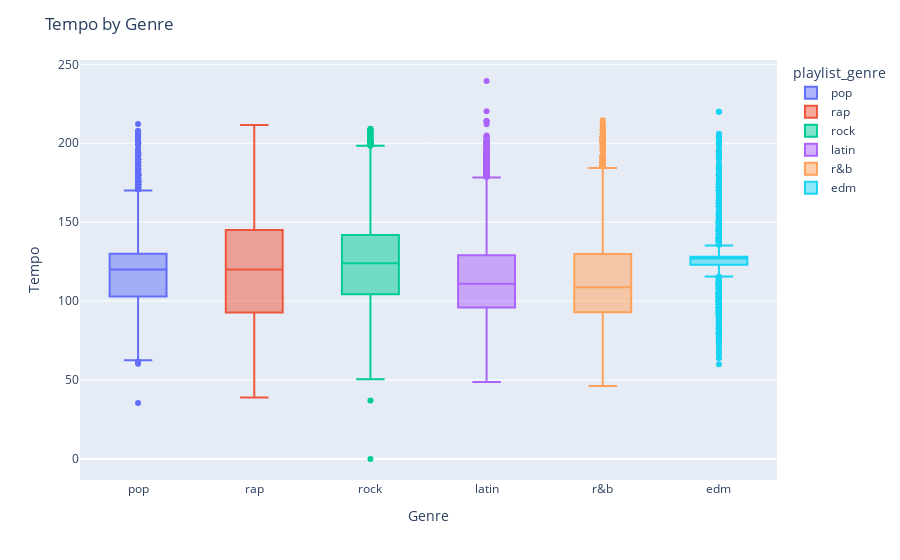

This figure's notebook cell:
### Markdown cell above
This is a graph showing the speechiness feature by genre. One noticeable thing about this data is that rap is more likely to have a higher speechiness than any other genre. Like how we did before for danceability and rock, we can do the same with rap and speechiness. Using KD trees we can more easily predict if a specific song is rap by measuring its speechiness. If it's speechiness is greater than 0.15, then the song's genre is more likely than not to be rap. Tangentially, the rock genre has the lowest value for speechiness of around 0.05, which allows us to have another factor for elimination or predictiion.

### Code cell
# Create a DataFrame with the tempo and playlist_genre columns from the df DataFrame
box_df = pd.DataFrame({"tempo": df["tempo"], "playlist_genre": df["playlist_genre"]})

# Create a box plot using the box_df DataFrame
fig = px.box(box_df, x="playlist_genre", y="tempo",color="playlist_genre")

# Update the plot title and axis labels
fig.update_layout(title="Tempo by Genre")
fig.update_layout(xaxis_title="Genre")
fig.update_layout(yaxis_title="Tempo")

# Show the plot
fig.show()

### Figure 1 — Plotly figure (JSON) as saved in the notebook; plotly's stock layout.template omitted (floating-point values rounded to 4 significant figures; data arrays with more than 128 entries replaced by an {"elided": "..."} marker saying what was removed)
{"data": [{"alignmentgroup": "True", "hovertemplate": "playlist_genre=%{x}<br>tempo=%{y}<extra></extra>", "legendgroup": "pop", "marker": {"color": "#636efa"}, "name": "pop", "notched": false, "offsetgroup": "pop", "orientation": "v", "showlegend": true, "type": "box", "x": {"elided": "5507 str values"}, "x0": " ", "xaxis": "x", "y": {"elided": "5507 float values"}, "y0": " ", "yaxis": "y"}, {"alignmentgroup": "True", "hovertemplate": "playlist_genre=%{x}<br>tempo=%{y}<extra></extra>", "legendgroup": "rap", "marker": {"color": "#EF553B"}, "name": "rap", "notched": false, "offsetgroup": "rap", "orientation": "v", "showlegend": true, "type": "box", "x": {"elided": "5746 str values"}, "x0": " ", "xaxis": "x", "y": {"elided": "5746 float values"}, "y0": " ", "yaxis": "y"}, {"alignmentgroup": "True", "hovertemplate": "playlist_genre=%{x}<br>tempo=%{y}<extra></extra>", "legendgroup": "rock", "marker": {"color": "#00cc96"}, "name": "rock", "notched": false, "offsetgroup": "rock", "orientation": "v", "showlegend": true, "type": "box", "x": {"elided": "4951 str values"}, "x0": " ", "xaxis": "x", "y": {"elided": "4951 float values"}, "y0": " ", "yaxis": "y"}, {"alignmentgroup": "True", "hovertemplate": "playlist_genre=%{x}<br>tempo=%{y}<extra></extra>", "legendgroup": "latin", "marker": {"color": "#ab63fa"}, "name": "latin", "notched": false, "offsetgroup": "latin", "orientation": "v", "showlegend": true, "type": "box", "x": {"elided": "5155 str values"}, "x0": " ", "xaxis": "x", "y": {"elided": "5155 float values"}, "y0": " ", "yaxis": "y"}, {"alignmentgroup": "True", "hovertemplate": "playlist_genre=%{x}<br>tempo=%{y}<extra></extra>", "legendgroup": "r&b", "marker": {"color": "#FFA15A"}, "name": "r&b", "notched": false, "offsetgroup": "r&b", "orientation": "v", "showlegend": true, "type": "box", "x": {"elided": "5431 str values"}, "x0": " ", "xaxis": "x", "y": {"elided": "5431 float values"}, "y0": " ", "yaxis": "y"}, {"alignmentgroup": "True", "hovertemplate": "playlist_genre=%{x}<br>tempo=%{y}<extra></extra>", "legendgroup": "edm", "marker": {"color": "#19d3f3"}, "name": "edm", "notched": false, "offsetgroup": "edm", "orientation": "v", "showlegend": true, "type": "box", "x": {"elided": "6043 str values"}, "x0": " ", "xaxis": "x", "y": {"elided": "6043 float values"}, "y0": " ", "yaxis": "y"}], "layout": {"boxmode": "overlay", "legend": {"title": {"text": "playlist_genre"}, "tracegroupgap": 0}, "margin": {"t": 60}, "title": {"text": "Tempo by Genre"}, "xaxis": {"anchor": "y", "categoryarray": ["pop", "rap", "rock", "latin", "r&b", "edm"], "categoryorder": "array", "domain": [0, 1], "title": {"text": "Genre"}}, "yaxis": {"anchor": "x", "domain": [0, 1], "title": {"text": "Tempo"}}}}
